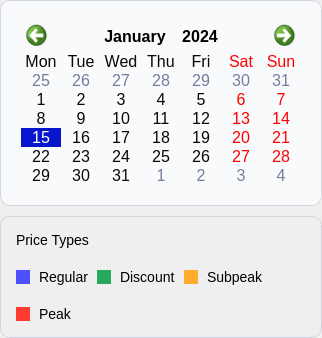
        <widget class="QFrame" name="config_calendar_frame">
         <property name="maximumSize">
          <size>
           <width>500</width>
           <height>16777215</height>
          </size>
         </property>
         <property name="frameShape">
          <enum>QFrame::NoFrame</enum>
         </property>
         <property name="frameShadow">
          <enum>QFrame::Raised</enum>
         </property>
         <layout class="QVBoxLayout" name="config_calendar_layout">
          <property name="spacing">
           <number>10</number>
          </property>
          <property name="leftMargin">
           <number>0</number>
          </property>
          <property name="topMargin">
           <number>0</number>
          </property>
          <property name="rightMargin">
           <number>0</number>
          </property>
          <property name="bottomMargin">
           <number>0</number>
          </property>
          <item>
           <widget class="QFrame" name="config_calendar_frame2">
            <property name="maximumSize">
             <size>
              <width>16777215</width>
              <height>330</height>
             </size>
            </property>
            <property name="styleSheet">
             <string notr="true">.QFrame{
border: 0.5px solid rgba(181, 184, 199, 0.5);
background: #F9FAFB;
border-radius: 10px;
}
</string>
            </property>
            <property name="frameShape">
             <enum>QFrame::NoFrame</enum>
            </property>
            <property name="frameShadow">
             <enum>QFrame::Raised</enum>
            </property>
            <layout class="QVBoxLayout" name="config_calendar_layout2">
             <property name="spacing">
              <number>0</number>
             </property>
             <property name="leftMargin">
              <number>20</number>
             </property>
             <property name="topMargin">
              <number>20</number>
             </property>
             <property name="rightMargin">
              <number>20</number>
             </property>
             <property name="bottomMargin">
              <number>20</number>
             </property>
             <item>
              <widget class="QCalendarWidget" name="config_calendar">
               <property name="styleSheet">
                <string notr="true">/* navigation bar */

#qt_calendar_calendarview {
    background-color: #F9FAFB;
    font: 16px;
}

#qt_calendar_yearedit {
    background-color: #F9FAFB;
}

QCalendarWidget QToolButton::menu-indicator#qt_calendar_monthbutton{
	background-color: transparent;
}

QCalendarWidget QWidget#qt_calendar_navigationbar { background-color: #F9FAFB;}
QCalendarWidget QToolButton {
	background-color: #F9FAFB;
	color: black;
	font-size: 16px;
	icon-size: 24px, 24px;
}

QCalendarWidget QToolButton:hover  {
	border: none
}

QCalendarWidget QToolButton:pressed {
	border: none
}

QCalendarWidget QToolButton#qt_calendar_prevmonth  {
	qproperty-icon: url(:/image/left_arrow_default.svg);
}

QCalendarWidget QToolButton#qt_calendar_nextmonth {
	qproperty-icon: url(:/image/right_arrow_default.svg);
}



/* header row */
QCalendarWidget QWidget { 
	alternate-background-color: #F9FAFB;
}

QCalendarWidget QMenu {
	font-size: 16px;
	background: #F9FAFB;
	padding-left: 15px;
    border: 0.5px solid rgba(181, 184, 199, 0.5);
	border-radius: 8px;
    color: #070808;
    selection-background-color: #F2F3F6;
	selection-color: #0915CC;
}
 
/* normal days */
QCalendarWidget QAbstractItemView:enabled 
{
	outline: 0;
	color: #070808;
	selection-background-color: #0915CC;
	selection-color: #FFFFFF;
}
 
/* days in other months */
QCalendarWidget QAbstractItemView:disabled { color: #757C9F;}</string>
               </property>
               <property name="selectionMode">
                <enum>QCalendarWidget::NoSelection</enum>
               </property>
               <property name="verticalHeaderFormat">
                <enum>QCalendarWidget::NoVerticalHeader</enum>
               </property>
               <property name="navigationBarVisible">
                <bool>true</bool>
               </property>
               <property name="dateEditEnabled">
                <bool>false</bool>
               </property>
              </widget>
             </item>
            </layout>
           </widget>
          </item>
          <item alignment="Qt::AlignTop">
           <widget class="QFrame" name="config_price_type_frame">
            <property name="styleSheet">
             <string notr="true">.QFrame {
	border: 0.5px solid rgba(181, 184, 199, 0.5);
	border-radius: 10px;
}

QLabel {
	font-size: 14px;
	color: #000000;
}</string>
            </property>
            <property name="frameShape">
             <enum>QFrame::NoFrame</enum>
            </property>
            <property name="frameShadow">
             <enum>QFrame::Raised</enum>
            </property>
            <layout class="QVBoxLayout" name="config_price_type_layout">
             <property name="leftMargin">
              <number>15</number>
             </property>
             <property name="topMargin">
              <number>15</number>
             </property>
             <property name="rightMargin">
              <number>25</number>
             </property>
             <property name="bottomMargin">
              <number>15</number>
             </property>
             <item>
              <widget class="QLabel" name="config_price_type">
               <property name="text">
                <string>Price Types</string>
               </property>
              </widget>
             </item>
             <item alignment="Qt::AlignLeft">
              <widget class="QFrame" name="config_price_type_frame_2">
               <property name="styleSheet">
                <string notr="true">border: none;</string>
               </property>
               <property name="frameShape">
                <enum>QFrame::NoFrame</enum>
               </property>
               <property name="frameShadow">
                <enum>QFrame::Raised</enum>
               </property>
               <layout class="QHBoxLayout" name="config_price_type_layout_2">
                <property name="spacing">
                 <number>9</number>
                </property>
                <property name="leftMargin">
                 <number>0</number>
                </property>
                <property name="topMargin">
                 <number>15</number>
                </property>
                <property name="rightMargin">
                 <number>0</number>
                </property>
                <property name="bottomMargin">
                 <number>15</number>
                </property>
                <item>
                 <widget class="QLabel" name="config_blue_color">
                  <property name="minimumSize">
                   <size>
                    <width>14</width>
                    <height>14</height>
                   </size>
                  </property>
                  <property name="maximumSize">
                   <size>
                    <width>14</width>
                    <height>14</height>
                   </size>
                  </property>
                  <property name="styleSheet">
                   <string notr="true">background-color: #4E50FF;</string>
                  </property>
                  <property name="text">
                   <string/>
                  </property>
                 </widget>
                </item>
                <item>
                 <widget class="QLabel" name="config_blue_label">
                  <property name="styleSheet">
                   <string notr="true"/>
                  </property>
                  <property name="text">
                   <string>Regular</string>
                  </property>
                 </widget>
                </item>
                <item>
                 <widget class="QLabel" name="config_green_color">
                  <property name="minimumSize">
                   <size>
                    <width>14</width>
                    <height>14</height>
                   </size>
                  </property>
                  <property name="maximumSize">
                   <size>
                    <width>14</width>
                    <height>14</height>
                   </size>
                  </property>
                  <property name="styleSheet">
                   <string notr="true">background: #26A95D;</string>
                  </property>
                  <property name="text">
                   <string/>
                  </property>
                 </widget>
                </item>
                <item>
                 <widget class="QLabel" name="config_green_label">
                  <property name="text">
                   <string>Discount</string>
                  </property>
                 </widget>
                </item>
                <item>
                 <widget class="QLabel" name="config_yellow_color">
                  <property name="minimumSize">
                   <size>
                    <width>14</width>
                    <height>14</height>
                   </size>
                  </property>
                  <property name="maximumSize">
                   <size>
                    <width>14</width>
                    <height>14</height>
                   </size>
                  </property>
                  <property name="styleSheet">
                   <string notr="true">background: #FFAC2F;</string>
                  </property>
                  <property name="text">
                   <string/>
                  </property>
                 </widget>
                </item>
                <item>
                 <widget class="QLabel" name="config_yellow_label">
                  <property name="text">
                   <string>Subpeak</string>
                  </property>
                 </widget>
                </item>
               </layout>
              </widget>
             </item>
             <item>
              <widget class="QFrame" name="config_price_type_frame_3">
               <property name="styleSheet">
                <string notr="true">border: none;</string>
               </property>
               <property name="frameShape">
                <enum>QFrame::NoFrame</enum>
               </property>
               <property name="frameShadow">
                <enum>QFrame::Raised</enum>
               </property>
               <layout class="QHBoxLayout" name="config_price_type_layout_3">
                <property name="spacing">
                 <number>9</number>
                </property>
                <property name="leftMargin">
                 <number>0</number>
                </property>
                <property name="topMargin">
                 <number>0</number>
                </property>
                <property name="rightMargin">
                 <number>0</number>
                </property>
                <property name="bottomMargin">
                 <number>0</number>
                </property>
                <item>
                 <widget class="QLabel" name="config_red_color">
                  <property name="minimumSize">
                   <size>
                    <width>14</width>
                    <height>14</height>
                   </size>
                  </property>
                  <property name="maximumSize">
                   <size>
                    <width>14</width>
                    <height>14</height>
                   </size>
                  </property>
                  <property name="styleSheet">
                   <string notr="true">background: #FF3C2F;</string>
                  </property>
                  <property name="text">
                   <string/>
                  </property>
                 </widget>
                </item>
                <item>
                 <widget class="QLabel" name="config_red_label">
                  <property name="text">
                   <string>Peak</string>
                  </property>
                 </widget>
                </item>
               </layout>
              </widget>
             </item>
            </layout>
           </widget>
          </item>
         </layout>
        </widget>
